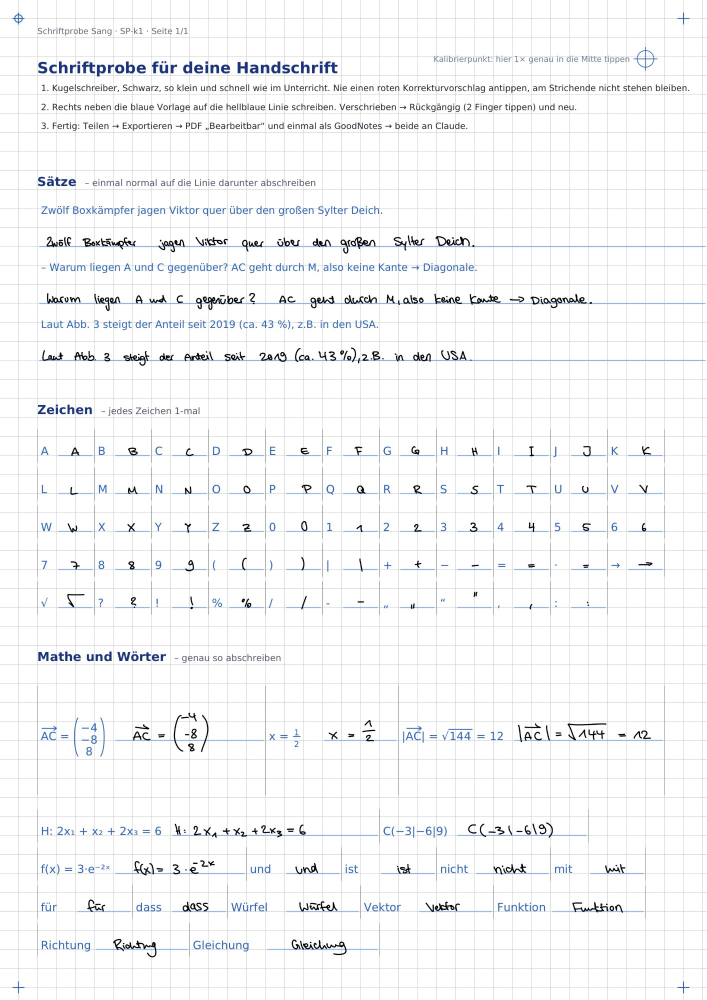
#> input picture handschrift/bibliothek/schriftprobe_SP-k1.jpg, 1414 x 2000 px (shown at 1/2 size)
$ python extract_sample.py
#> lines starting #> are read from the running program, lines starting #| are printed output that depends on the picture; after the words box and inside, x2 and y2 are one past the last pixel; in counts of white or black regions, pixels touching at a corner belong together
"""Schriftprobe SP-k1 (Bild 1414x2000) -> Tinten-Alpha je Feld (Ausschnitte + Metadaten) + Kontrollbild."""
import json, os, pickle, sys
import numpy as np
from PIL import Image, ImageDraw
from scipy import ndimage as ndi

HERE = os.path.dirname(os.path.abspath(__file__)) + "/"
os.chdir(HERE)
IMG = HERE + "schriftprobe_SP-k1.jpg"               # Sangs ausgefüllte Kurzfassung (28.10.2026), 1414 x 2000 px
LAY = HERE + "../vorlage/layout_kompakt.json"
rgb = np.asarray(Image.open(IMG).convert("RGB")).astype(np.float32)
R, G, B = rgb[..., 0], rgb[..., 1], rgb[..., 2]
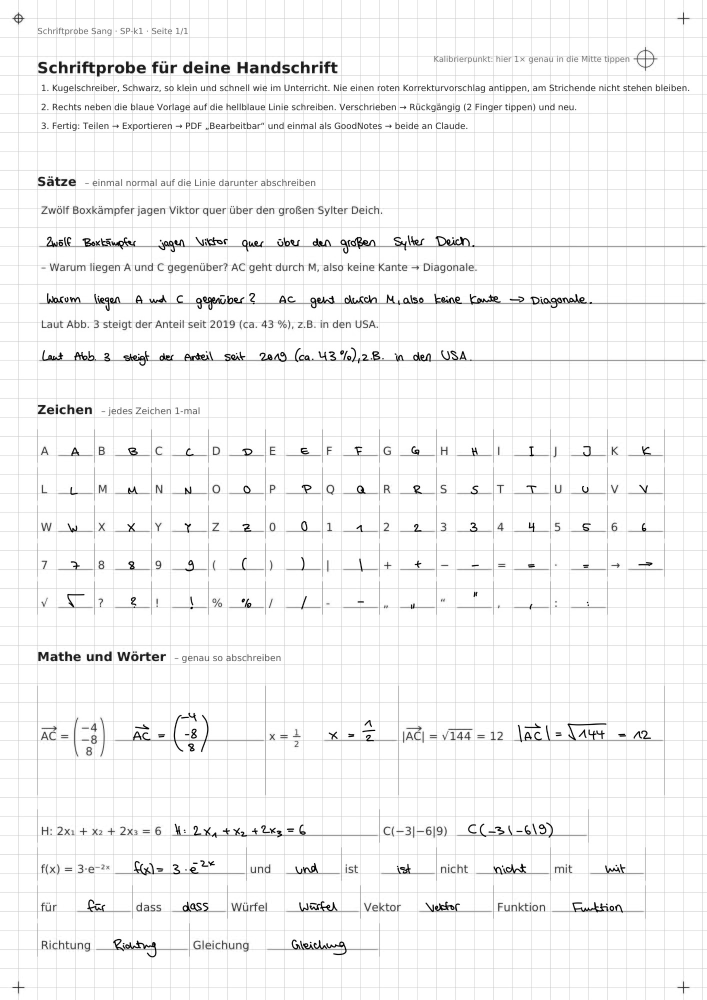
#> R: shape (2000, 1414) float32 (shown at 1/2 size); min 0, max 255, mean 245.5
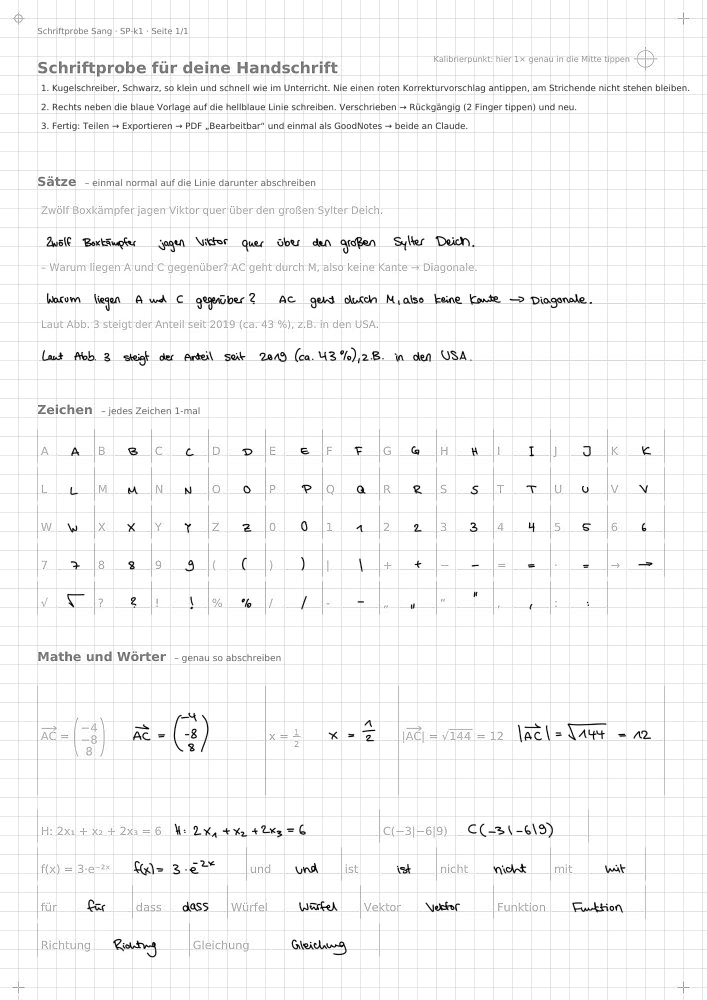
#> B: shape (2000, 1414) float32 (shown at 1/2 size); min 0, max 255, mean 247.3
lum = (R + G + B) / 3
blueish = (B - R) > 45                      # Vorlagen-Blau, hellblaue Linie
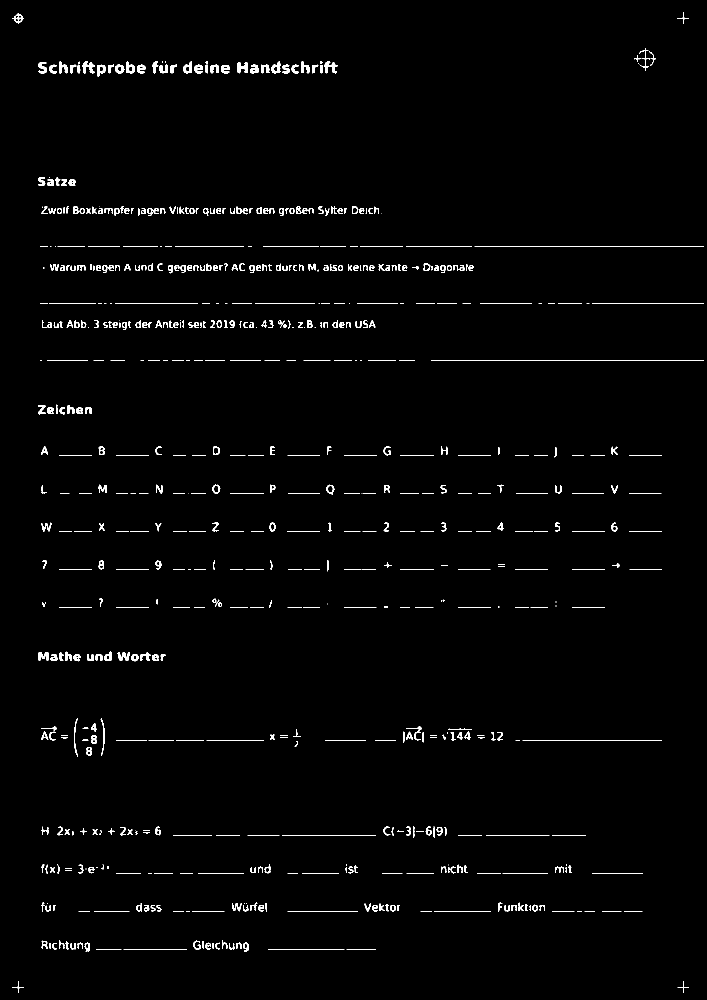
#> blueish: shape (2000, 1414) bool (shown at 1/2 size); 1.9% white in thin lines or dots
alpha = np.clip((215 - lum) / 150, 0, 1)
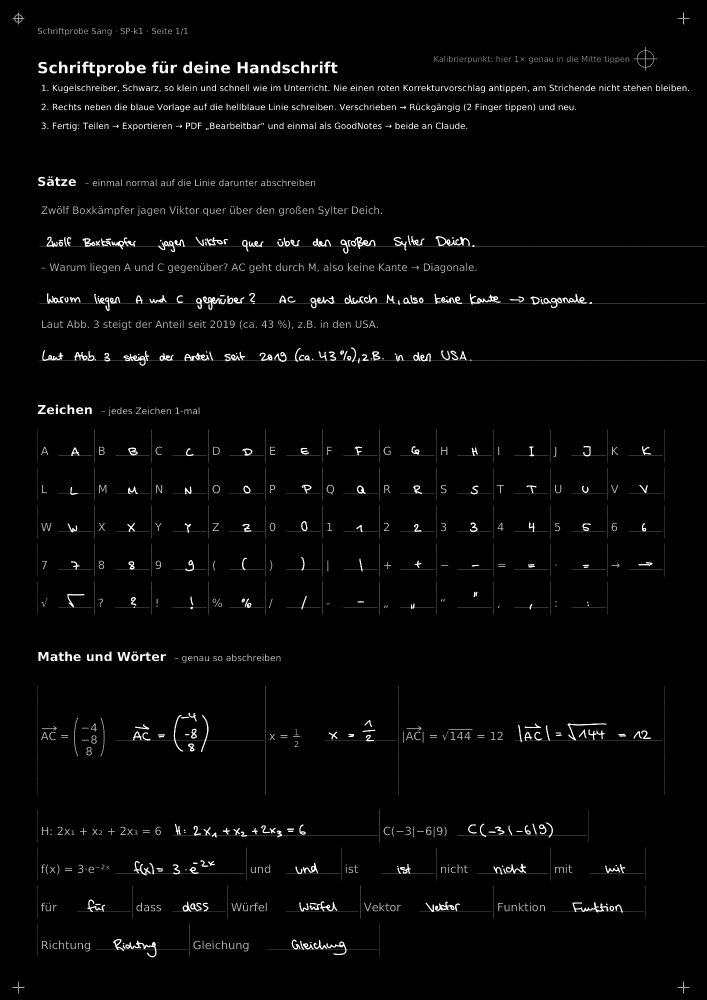
#> alpha: shape (2000, 1414) float32 (shown at 1/2 size); min 0, max 1, mean 0.0242
alpha[blueish & (lum > 60)] = 0
alpha[lum > 190] = 0                         # Karo-Raster (grau ~204) und Papier
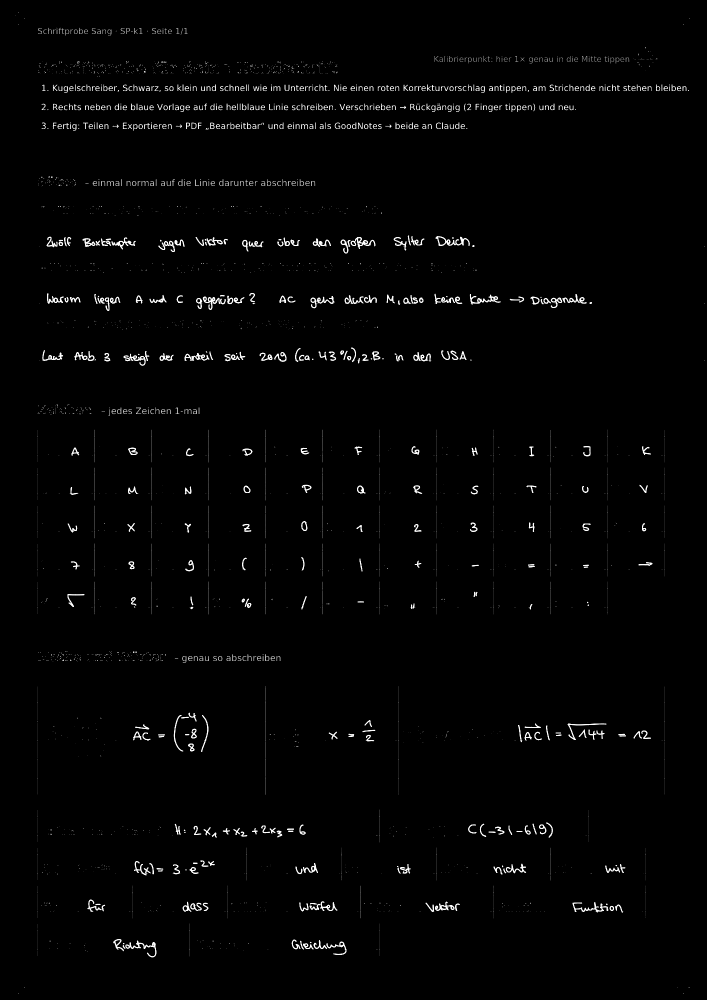
#> alpha: shape (2000, 1414) float32 (shown at 1/2 size); min 0, max 1, mean 0.0156
#> (the run stopped early here; a loop or call above may not have finished)

$ run again, with handschrift/bibliothek/zeichenuebersicht.png saved as handschrift/bibliothek/schriftprobe_SP-k1.jpg
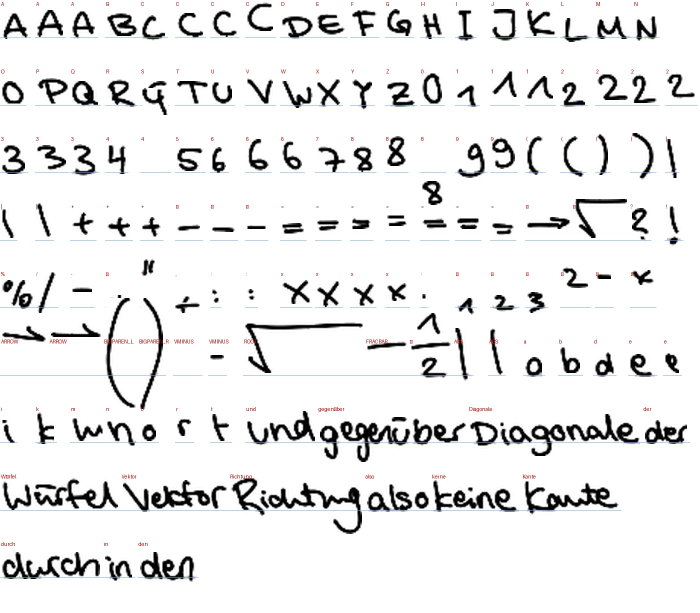
#> input picture handschrift/bibliothek/zeichenuebersicht.png, 1400 x 1225 px (shown at 1/2 size)
#> `blueish = (B - R) > 45`:
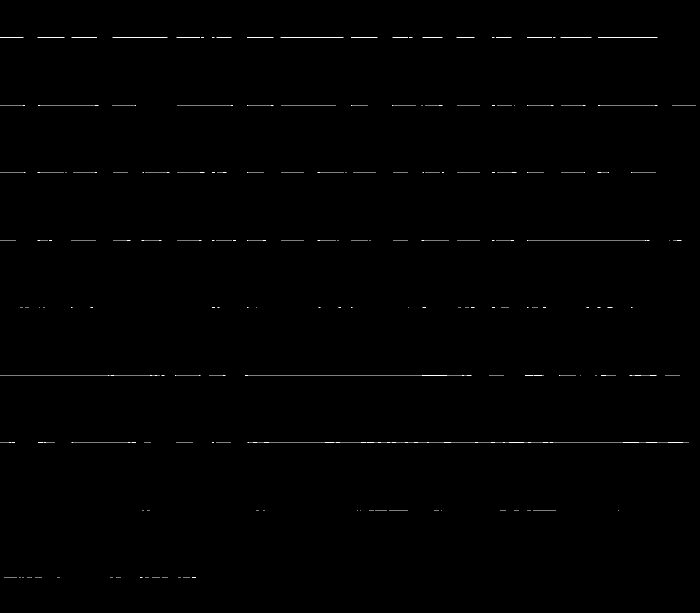
#> blueish: shape (1225, 1400) bool (shown at 1/2 size); 0.25% white in thin lines or dots, all inside (x1, y1, x2, y2) = (0, 74, 1391, 1156)
#> `alpha[lum > 190] = 0`:
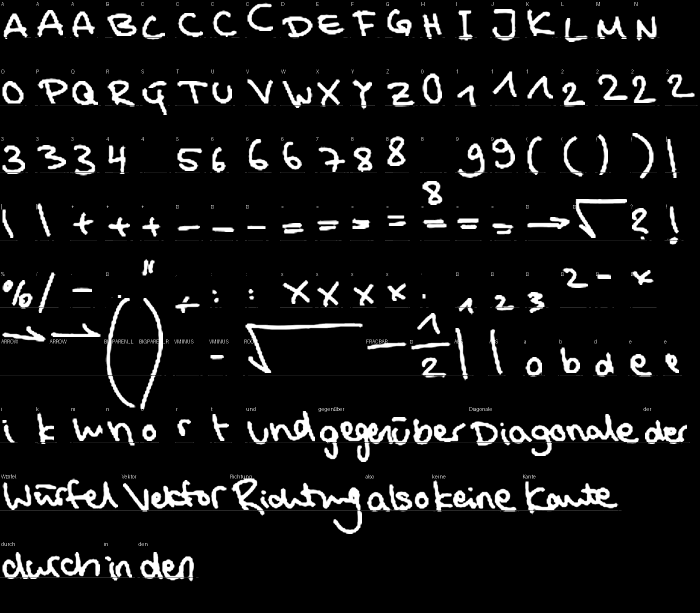
#> alpha: shape (1225, 1400) float32 (shown at 1/2 size); min 0, max 1, mean 0.0859
